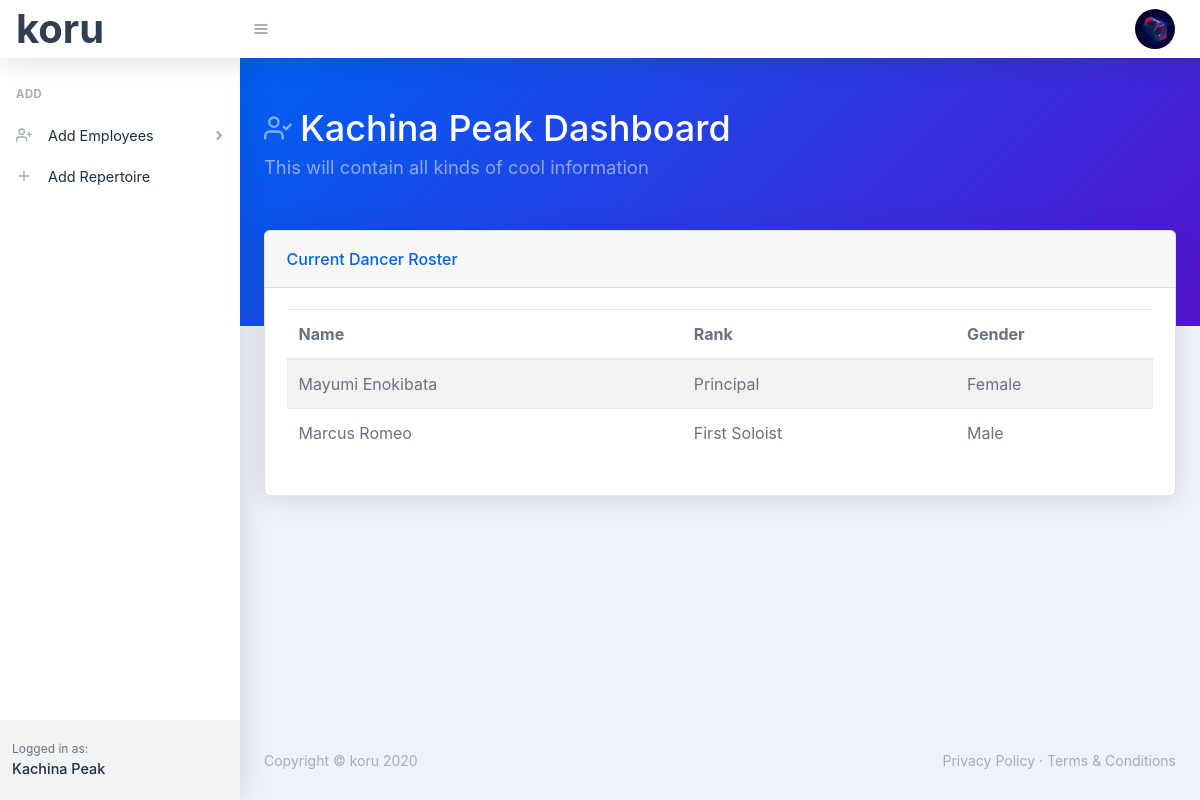
Screenshot of / (signed in) with the database file from the repository.
### koru/models.py (models this page shows, shortened)
class User(db.Model, UserMixin):
    id = db.Column(db.Integer, primary_key=True)
    first_name = db.Column(db.String(30), nullable=False)
    last_name = db.Column(db.String(30), nullable=False)
    company_name = db.Column(db.String(60), nullable=False)
    email = db.Column(db.String(60), unique=True, nullable=False)
    image_file = db.Column(db.String(20), nullable=False, default='default.png')
    password = db.Column(db.String(60), nullable=False)
    dancers = db.relationship('Dancer', backref='company', lazy=True)

class Dancer(db.Model):
    id = db.Column(db.Integer, primary_key=True)
    first_name = db.Column(db.String(30), nullable=False)
    last_name = db.Column(db.String(30), nullable=False)
    rank = db.Column(db.String(20), nullable=False)
    gender = db.Column(db.String(20), nullable=False)
    user_id = db.Column(db.Integer, db.ForeignKey('user.id'), nullable=False)

### koru/routes.py (the view)
@app.route('/')
def index():
    if current_user.is_authenticated == False:
        return redirect(url_for('landing'))
    dancers = Dancer.query.filter_by(user_id=current_user.id).order_by(Dancer.last_name).all()
    return render_template('index.html', title='Home', dancers=dancers)

### koru/models.py (called while the page is built)
@login_manager.user_loader
def load_user(user_id):
    return User.query.get(int(user_id))

### koru/templates/index.html
{% extends "layout.html" %}
{% block header %}
<header class="page-header page-header-dark bg-gradient-primary-to-secondary pb-10">
    <div class="container">
        <div class="page-header-content pt-4">
            <div class="row align-items-center justify-content-between">
                <div class="col-auto mt-4">
                    <h1 class="page-header-title">
                        <div class="page-header-icon"><i data-feather="user-check"></i></div>
                        {{ current_user.company_name }} Dashboard
                    </h1>
                    <div class="page-header-subtitle">This will contain all kinds of cool information</div>
                </div>
            </div>
        </div>
    </div>
</header>
{% endblock %}
{% block main %}
<div class="container">
    <div class="card mt-n10">
        <div class="card-header">Current Dancer Roster</div>
        <div class="card-body">
            <table class="table table-striped">
                <thead>
                    <tr>
                        <th scope="col">Name</th>
                        <th scope="col">Rank</th>
                        <th scope="col">Gender</th>
                    </tr>
                </thead>
                <tbody>
                    {% for dancer in dancers %}
                    <tr>
                        <td>{{ dancer.first_name}} {{ dancer.last_name }}</td>
                        <td>{{ dancer.rank }}</td>
                        <td>{{ dancer.gender }}</td>
                    </tr>
                    {% endfor %}
                </tbody>
            </table>
        </div>
    </div>
</div>
{% endblock %}

### koru/templates/layout.html (shortened to what this page needs)
<!DOCTYPE html>
<html lang="en">
    <head>
        <link href="../static/css/styles.css" rel="stylesheet" />
    </head>
    <body class="nav-fixed">
        <nav class="topnav navbar navbar-expand shadow navbar-light bg-white" id="sidenavAccordion">
            <a class="navbar-brand" style="font-size: 40px;" href="{{ url_for('index') }}">koru</a>
            <button class="btn btn-icon btn-transparent-dark order-1 order-lg-0 mr-lg-2" id="sidebarToggle" href="#"><i data-feather="menu"></i></button>
            <ul class="navbar-nav align-items-center ml-auto">
                {% if current_user.is_authenticated %}
                <li class="nav-item dropdown no-caret mr-2 dropdown-user">
                    <a class="btn btn-icon btn-transparent-dark dropdown-toggle" id="navbarDropdownUserImage" href="javascript:void(0);" role="button" data-toggle="dropdown" aria-haspopup="true" aria-expanded="false"><img class="img-fluid" src="../static/images/profile_pics/{{ current_user.image_file }}" /></a>
                </li>
                {% else %}
                <a class="nav-link" href="{{ url_for('register') }}">Register</a>
                <a class="nav-link" href="{{ url_for('login') }}">Login</a>
                {% endif %}
            </ul>
        </nav>
        <div id="layoutSidenav">
            <div id="layoutSidenav_nav">
                <nav class="sidenav shadow-right sidenav-light">
                    <div class="sidenav-menu">
                        <div class="nav accordion" id="accordionSidenav">
                            <div class="sidenav-menu-heading">Add</div>
                            <a class="nav-link collapsed" href="javascript:void(0);" data-toggle="collapse" data-target="#collapseDashboards" aria-expanded="false" aria-controls="collapseDashboards">
                                <div class="nav-link-icon"><i data-feather="user-plus"></i></div>
                                Add Employees
                                <div class="sidenav-collapse-arrow"><i class="fas fa-angle-down"></i></div>
                            </a>
                            <a class="nav-link" href="charts.html">
                                <div class="nav-link-icon"><i data-feather="plus"></i></div>
                                Add Repertoire
                            </a>
                        </div>
                    </div>
                    <div class="sidenav-footer">
                        <div class="sidenav-footer-content">
                            <div class="sidenav-footer-subtitle">Logged in as:</div>
                            <div class="sidenav-footer-title">{{ current_user.company_name }}</div>
                        </div>
                    </div>
                </nav>
            </div>
            <div id="layoutSidenav_content">
                <main>
                    {% block header %} {% endblock %}
                        {% block main %} {% endblock %}
                </main>
                <footer class="footer mt-auto footer-light">
                    <div class="container-fluid">
                        <div class="row">
                            <div class="col-md-6 small">Copyright &copy; koru 2020</div>
                            <div class="col-md-6 text-md-right small">
                                <a href="#!">Privacy Policy</a>
                                &middot;
                                <a href="#!">Terms &amp; Conditions</a>
                            </div>
                        </div>
                    </div>
                </footer>
            </div>
        </div>
    </body>
</html>

### rows the page displays
User: image_file (picture), company_name "Kachina Peak"
Dancer: first_name "Mayumi", last_name "Enokibata", rank "Principal", gender "Female"
Dancer: first_name "Marcus", last_name "Romeo", rank "First Soloist", gender "Male"
